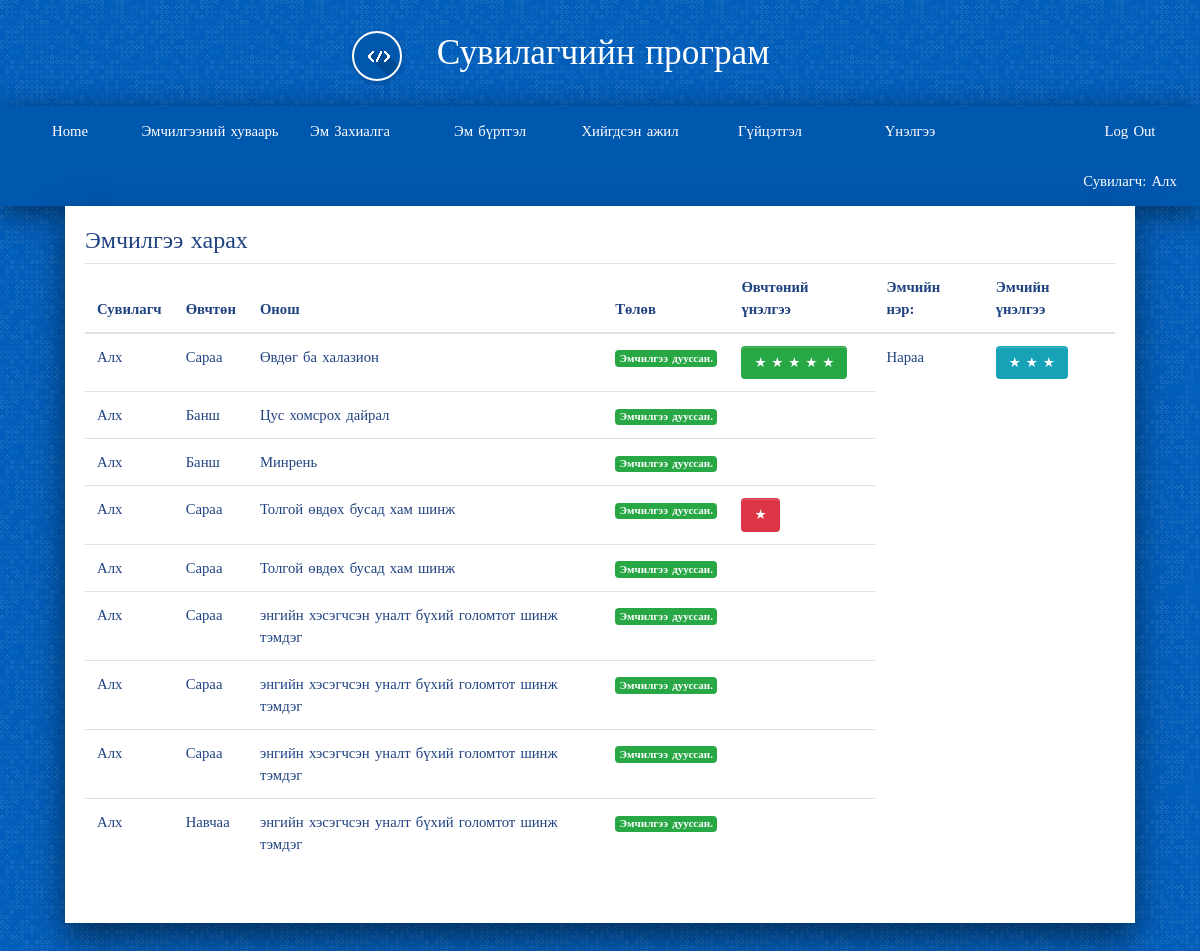
Before: /drug/commend/ (signed in) with the older database file.
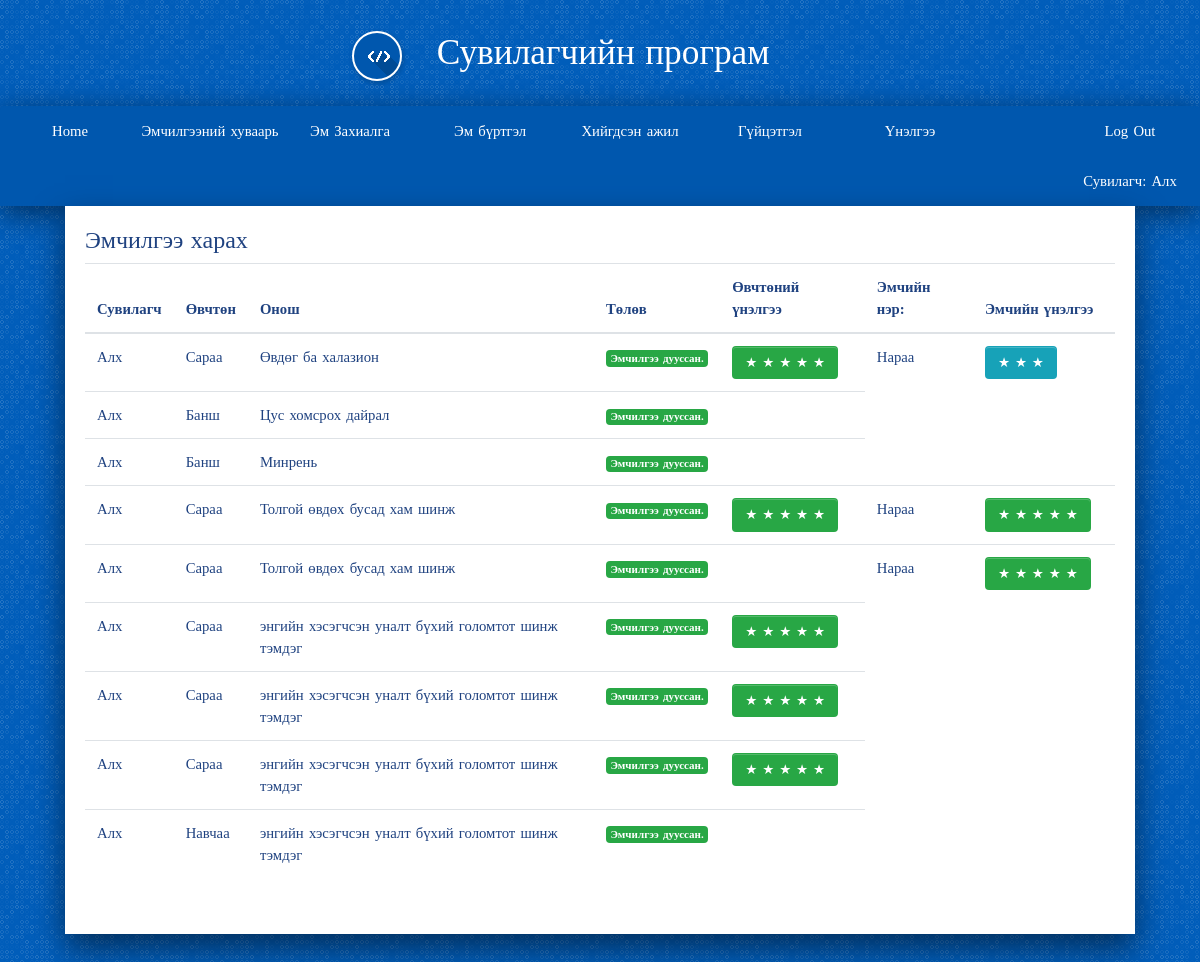
After: the same page with the newer database file.
### drug/models.py (models this page shows, shortened)
class Emchilgee(models.Model):
    start_date      = models.DateField(default=timezone.now)
    end_date        = models.DateField(default=timezone.now)
    worker          = models.ForeignKey(Worker, on_delete=models.SET_NULL, null=True, blank=True)
    costumer        = models.ForeignKey(Costumer, on_delete=models.SET_NULL, null=True, blank=True)
    onosh           = models.ForeignKey(Onosh, on_delete=models.SET_NULL, null=True, blank=True)
    created_date    = models.DateField(default=timezone.now)

class Onosh(models.Model):
    category    = models.CharField(max_length=200, null=True, blank=True)
    disc        = models.CharField(max_length=400, null=True, blank=True)
    code        = models.CharField(max_length=20, null=True, blank=True)
    def __str__(self):
        return self.disc

class Costumer_review(models.Model):
    emchilgee       = models.IntegerField(default=0)
    costumer        = models.ForeignKey(Costumer, on_delete=models.SET_NULL, null=True, blank=True)
    review          = models.IntegerField(default=1)

class Doctor_review(models.Model):
    emchilgee       = models.IntegerField(default=0)
    doctor          = models.ForeignKey(Worker, on_delete=models.SET_NULL, null=True, blank=True)
    review          = models.IntegerField(default=1)

### account/models.py (models this page shows, shortened)
class Worker(models.Model):
    user            = models.OneToOneField(User, on_delete=models.CASCADE, primary_key=True, related_name='worker')
    firstname       = models.CharField(max_length=200)
    lastname        = models.CharField(max_length=200)
    register        = models.CharField(max_length=200)
    gender          = models.ForeignKey(Gender,on_delete=models.SET_NULL, null=True, blank=True)
    age             = models.IntegerField(null=True, blank=True)
    degree          = models.ForeignKey(Degree, on_delete=models.SET_NULL, null=True, blank=True)
    position        = models.ForeignKey(Position, on_delete=models.SET_NULL, null=True, blank=True)
    def __str__(self):
        return self.firstname
    def is_doctor(self):
        return self.position.name == "Эмч"

class Costumer(models.Model):
    user            = models.OneToOneField(User, on_delete=models.CASCADE, primary_key=True, related_name='costumer')
    firstname       = models.CharField(max_length=200)
    lastname        = models.CharField(max_length=200)
    register        = models.CharField(max_length=200)
    gender          = models.ForeignKey(Gender,on_delete=models.SET_NULL, null=True, blank=True)
    age             = models.IntegerField(null=True, blank=True)
    description     = models.CharField(max_length=200)
    def __str__(self):
        return self.firstname

### drug/views.py (the view)
@login_required
def commend(request, template_name='drug/commend.html'):
    data = {}
    temp = []
    today = date.today()
    doctor_review = Doctor_review.objects.all()
    costumer_review = Costumer_review.objects.all()
    emchilgee = Emchilgee.objects.filter(worker = request.user.worker)
    for item in emchilgee:
        if item.end_date < today:
            temp.append(item)
    emchilgee = temp
    data['costumer_review'] = costumer_review
    data['doctor_review'] = doctor_review
    data['emchilgee'] = emchilgee
    return render(request, template_name, data)

### drug/templates/drug/commend.html
{% extends 'base.html' %}
{% load staticfiles %}
{% load bootstrap3 %}
{% block content %}
<h4>Эмчилгээ харах</h4>
<table class="table">
<thead>
    <tr>
      <th> Сувилагч </th>
      <th> Өвчтөн </th>
      <th> Онош </th>
      <th> Төлөв </th>
      <th> Өвчтөний үнэлгээ </th>
      <th> Эмчийн нэр: </th>
      <th> Эмчийн үнэлгээ </th>
    </tr>
</thead>
  <tbody>
      {% for drug in emchilgee %}
        <tr>
          <td>{{ drug.worker }}</td>
          <td>{{ drug.costumer }}</td>
          <td>{{ drug.onosh }}</td>
          <td>
            <span class="badge badge-success">Эмчилгээ дууссан.</span>
          </td>
          <td>
            {% for review in costumer_review %}
              {% if drug.id == review.emchilgee %}
                {% if review.review == 1 %}
                  <a href="" class="btn btn-danger btn-lg">★</a>
                {% elif review.review == 2%}
                  <a href="" class="btn btn-warning btn-lg">★ ★</a>
                {% elif review.review == 3%}
                  <a href="" class="btn btn-info btn-lg">★ ★ ★</a>
                {% elif review.review == 4%}
                  <a href="" class="btn btn-primary btn-lg">★ ★ ★ ★</a>
                {% elif review.review == 5 %}
                  <a href="" class="btn btn-success btn-lg">★ ★ ★ ★ ★</a>
                {% endif %}
              {% endif %}
            {% endfor %}
          </td>
            {% for items in doctor_review %}
              {% if drug.id == items.emchilgee %}
                <td>
                  {{ items.doctor }}
                </td>
                <td>
                  <span>
                    {% if items.review == 1 %}
                      <div class="form-check form-check-inline">
                        <a href="" class="btn btn-danger btn-lg">★</a>
                      </div>
                    {% elif items.review == 2%}
                      <div class="form-check form-check-inline">
                        <a href="" class="btn btn-warning btn-lg">★ ★</a>
                      </div>
                    {% elif items.review == 3%}
                      <div class="form-check form-check-inline">
                        <a href="" class="btn btn-info btn-lg">★ ★ ★</a>
                      </div>
                    {% elif items.review == 4%}
                      <div class="form-check form-check-inline">
                        <a href="" class="btn btn-primary btn-lg">★ ★ ★ ★</a>
                      </div>
                    {% elif items.review == 5 %}
                      <div class="form-check form-check-inline">
                        <a href="" class="btn btn-success btn-lg">★ ★ ★ ★ ★</a>
                      </div>
                    {% endif %}
                  </span>
                </td>
              {% endif %}
            {% endfor %}
        </tr>
      {% endfor %}
  </tbody>
</table>
{% endblock %}

Changed rows visible on the page:
changed Costumer_review (number 2 of 5 on the later page): review "★" → "★ ★ ★ ★ ★"
added Doctor_review: doctor "Нараа", shown under Emchilgee (number 4 of 9 on the later page)
added Doctor_review: doctor "Нараа", shown under Emchilgee (number 5 of 9 on the later page)
